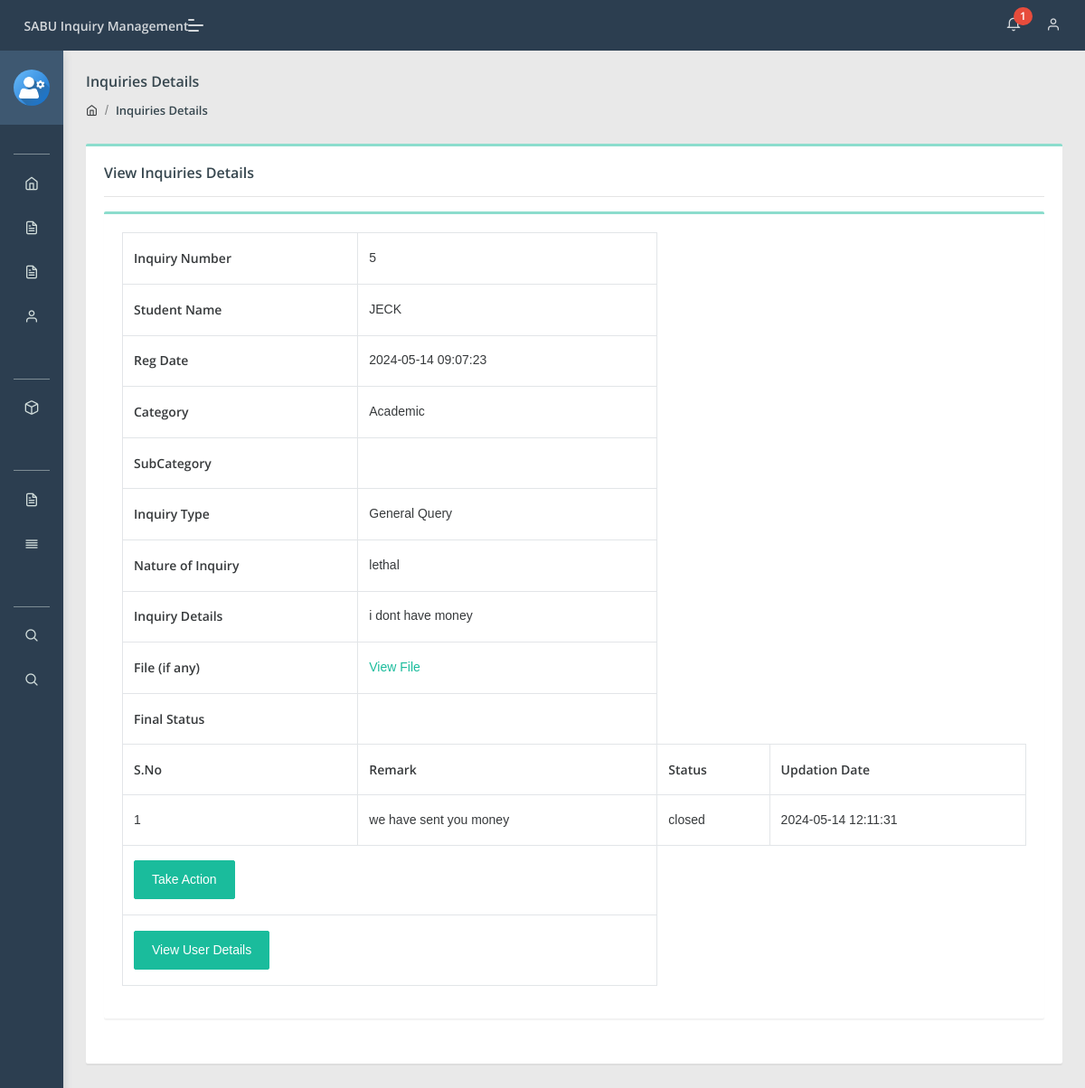
The app's page /admin/inquiry-details.php?cid=5 (signed in) with its own data.
### tables this page shows
CREATE TABLE `tblinquiries` (
  `inquiryNumber` int NOT NULL,
  `userId` int DEFAULT NULL,
  `category` int DEFAULT NULL,
  `subcategory` varchar(255) DEFAULT NULL,
  `inquiryType` varchar(255) DEFAULT NULL,
  `state` varchar(255) DEFAULT NULL,
  `noc` varchar(255) DEFAULT NULL,
  `inquiryDetails` mediumtext,
  `inquiryFile` varchar(255) DEFAULT NULL,
  `regDate` timestamp NULL DEFAULT CURRENT_TIMESTAMP,
  `status` varchar(50) DEFAULT NULL,
  `lastUpdationDate` timestamp NULL DEFAULT NULL ON UPDATE CURRENT_TIMESTAMP
);

CREATE TABLE `users` (
  `id` int NOT NULL,
  `fullName` varchar(255) DEFAULT NULL,
  `userEmail` varchar(255) DEFAULT NULL,
  `password` varchar(255) DEFAULT NULL,
  `contactNo` bigint DEFAULT NULL,
  `address` tinytext,
  `State` varchar(255) DEFAULT NULL,
  `country` varchar(255) DEFAULT NULL,
  `pincode` int DEFAULT NULL,
  `userImage` varchar(255) DEFAULT NULL,
  `regDate` timestamp NOT NULL DEFAULT CURRENT_TIMESTAMP,
  `updationDate` timestamp NULL DEFAULT NULL,
  `status` int DEFAULT NULL
);

CREATE TABLE `category` (
  `id` int NOT NULL,
  `categoryName` varchar(255) DEFAULT NULL,
  `categoryDescription` longtext,
  `creationDate` timestamp NULL DEFAULT CURRENT_TIMESTAMP,
  `updationDate` timestamp NULL DEFAULT NULL ON UPDATE CURRENT_TIMESTAMP
);

CREATE TABLE `inquiryremark` (
  `id` int NOT NULL,
  `inquiryNumber` int DEFAULT NULL,
  `status` varchar(255) DEFAULT NULL,
  `remark` mediumtext,
  `remarkDate` timestamp NULL DEFAULT CURRENT_TIMESTAMP
);

### admin/inquiry-details.php (the view, shortened to what this page needs)
<?php
include('include/config.php');
if(strlen($_SESSION['aid'])==0)
{
    header('location:index.php');
}
else{
?>
<!DOCTYPE html>
<html lang="en">
<head>
    <link rel="stylesheet" href="assets/css/style.css">
</head>
<body class="">
    <?php include('include/sidebar.php');?>
    <?php include('include/header.php');?>
    <section class="pcoded-main-container">
        <div class="pcoded-content">
            <div class="page-header">
                <div class="page-block">
                    <div class="row align-items-center">
                        <div class="col-md-12">
                            <div class="page-header-title">
                                <h5 class="m-b-10">Inquiries Details</h5>
                            </div>
                            <ul class="breadcrumb">
                                <li class="breadcrumb-item"><a href="dashboard.php"><i class="feather icon-home"></i></a></li>
                                <li class="breadcrumb-item"><a href="all-inquiry.php">Inquiries Details</a></li>
                            </ul>
                        </div>
                    </div>
                </div>
            </div>
            <div class="row">
                <div class="col-sm-12">
                    <div class="card">
                        <div class="card-body">
                            <h5>View Inquiries Details</h5>
                            <hr>
                            <div class="row">
                                <div class="col-xl-12">
                                    <div class="card">
                                        <div class="card-body table-border-style">
                                            <div class="table-responsive">
                                                <table class="table table-bordered">
                                                    <tbody>
                                                        <?php
                                                        $cid = $_GET['cid'];
                                                        $query = mysqli_query($con, "SELECT tblinquiries.*, users.fullName AS name, category.categoryName AS catname FROM tblinquiries JOIN users ON users.id = tblinquiries.userId JOIN category ON category.id = tblinquiries.category WHERE tblinquiries.inquiryNumber='$cid'");
                                                        while($row = mysqli_fetch_array($query)) {
                                                        ?>
                                                        <tr>
                                                            <td><b>Inquiry Number</b></td>
                                                            <td><?php echo htmlentities($row['inquiryNumber']);?></td>
                                                        </tr>
                                                        <tr>
                                                            <td><b>Student Name</b></td>
                                                            <td><?php echo htmlentities($row['name']);?></td>
                                                        </tr>
                                                        <tr>
                                                            <td><b>Reg Date</b></td>
                                                            <td><?php echo htmlentities($row['regDate']);?></td>
                                                        </tr>
                                                        <tr>
                                                            <td><b>Category</b></td>
                                                            <td><?php echo htmlentities($row['catname']);?></td>
                                                        </tr>
                                                        <tr>
                                                            <td><b>SubCategory</b></td>
                                                            <td><?php echo htmlentities($row['subcategory']);?></td>
                                                        </tr>
                                                        <tr>
                                                            <td><b>Inquiry Type</b></td>
                                                            <td><?php echo htmlentities($row['inquiryType']);?></td>
                                                        </tr>
                                                        <tr>
                                                            <td><b>Nature of Inquiry</b></td>
                                                            <td><?php echo htmlentities($row['noc']);?></td>
                                                        </tr>
                                                        <tr>
                                                            <td><b>Inquiry Details</b></td>
                                                            <td><?php echo htmlentities($row['inquiryDetails']);?></td>
                                                        </tr>
                                                        <tr>
                                                            <td><b>File (if any)</b></td>
                                                            <td>
                                                                <?php
                                                                $cfile = $row['inquiryFile'];
                                                                if($cfile == "" || $cfile == "NULL") {
                                                                    echo "File NA";
                                                                } else { ?>
                                                                    <a href="../users/inquirydocs/<?php echo htmlentities($row['inquiryFile']);?>" target="_blank">View File</a>
                                                                <?php } ?>
                                                            </td>
                                                        </tr>
                                                        <tr>
                                                            <td><b>Final Status</b></td>
                                                            <td>
                                                            </td>
                                                        </tr>
                                                        <?php
                                                        $ret = mysqli_query($con, "SELECT inquiryremark.remark AS remark, inquiryremark.status AS sstatus, inquiryremark.remarkDate AS rdate FROM inquiryremark JOIN tblinquiries ON tblinquiries.inquiryNumber = inquiryremark.inquiryNumber WHERE inquiryremark.inquiryNumber = '$cid'");
                                                        $cnt = 1;
                                                        $count = mysqli_num_rows($ret);
                                                        if($count) { ?>
                                                            <tr>
                                                                <th>S.No</th>
                                                                <th>Remark</th>
                                                                <th>Status</th>
                                                                <th>Updation Date</th>
                                                            </tr>
                                                            <?php
                                                            while($rw = mysqli_fetch_array($ret)) { ?>
                                                                <tr>
                                                                    <td><?php echo htmlentities($cnt);?></td>
                                                                    <td><?php echo htmlentities($rw['remark']);?></td>
                                                                    <td><?php echo htmlentities($rw['sstatus']);?></td>
                                                                    <td><?php echo htmlentities($rw['rdate']);?></td>
                                                                </tr>
                                                            <?php $cnt = $cnt + 1; }
                                                        } ?>
                                                        <tr>
                                                            <td colspan="2">
                                                                <?php if($row['status'] != "processed") { ?>
                                                                    <a href="javascript:void(0);" onClick="popUpWindow('updateinquiry.php?cid=<?php echo htmlentities($row['inquiryNumber']);?>');" title="Update order">
                                                                        <button type="button" class="btn btn-primary">Take Action</button>
                                                                    </a>
                                                                <?php } ?>
                                                            </td>
                                                        </tr>
                                                        <tr>
                                                            <td colspan="2">
                                                                <a href="javascript:void(0);" onClick="popUpWindow('userprofile.php?uid=<?php echo htmlentities($row['userId']);?>');" title="View User Details">
                                                                    <button type="button" class="btn btn-primary">View User Details</button>
                                                                </a>
                                                            </td>
                                                        </tr>
                                                        <?php } ?>
                                                    </tbody>
                                                </table>
                                            </div>
                                        </div>
                                    </div>
                                </div>
                            </div>
                        </div>
                    </div>
                </div>
            </div>
        </div>
    </section>
</body>
</html>
<?php } ?>

### records on screen
tblinquiries: inquiryNumber "5", userId.fullName "JECK", regDate "2024-05-14 09:07:23", category.categoryName "Academic", inquiryType "General Query", noc "lethal", inquiryDetails "i dont have money"
inquiryremark: remark "we have sent you money", status "closed", remarkDate "2024-05-14 12:11:31"

### other values on screen
$num1 "1"
